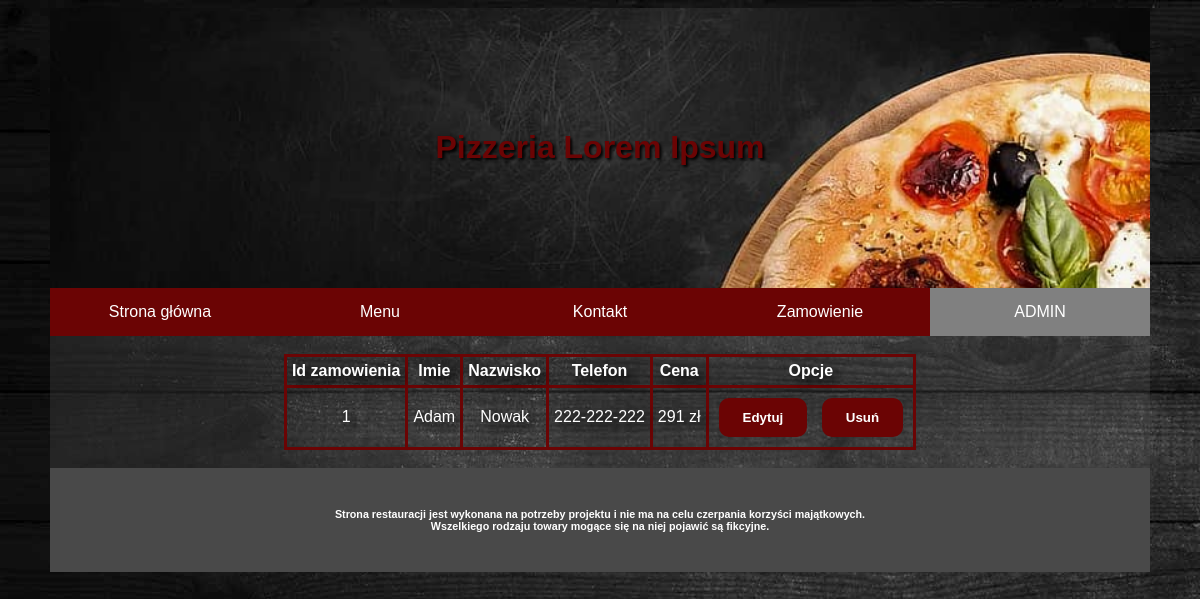
The app's page /PHP/admin.php (signed in) with its own data.
### tables this page shows
CREATE TABLE `orders` (
  `id` int(11) NOT NULL,
  `client_id` int(11) NOT NULL,
  `total_price` int(11) NOT NULL
);

CREATE TABLE `client` (
  `id` int(11) NOT NULL,
  `name` varchar(50) NOT NULL,
  `surname` varchar(70) NOT NULL,
  `phone_number` varchar(11) NOT NULL,
  `city` varchar(50) NOT NULL,
  `street` varchar(50) NOT NULL,
  `building_number` int(11) NOT NULL,
  `apartment_number` int(11) DEFAULT NULL
);

### PHP/admin.php (the view, shortened to what this page needs)
<!DOCTYPE html>
<?php
@$conn= new mysqli('localhost','root','','pizzeria');
$menu="SELECT orders.id, name, surname, phone_number, total_price FROM orders JOIN client
 ON (orders.client_id = client.id);";
$result=$conn->query($menu);
?>
<html lang="en">
<head>
    <link rel="stylesheet" href="../css/style.css" />
</head>
<body>
    <div class="main">
        <header>
            <h1>Pizzeria Lorem Ipsum</h1>
        </header>
        <nav>
            <a class="menu" href="#" onClick="callReload('index.php', 'content', 'Trwa ładowanie strony...')">Strona główna</a>
            <a class="menu" href="#menu" onClick="callReload('menu.php', 'content', 'Trwa ładowanie strony...')">Menu</a>
            <a class="menu" href="#kontakt" onClick="callReload('contact.php', 'content', 'Trwa ładowanie strony...')">Kontakt</a>
            <a class="menu " href="#zamowienia" onClick="callReload('order.php', 'content', 'Trwa ładowanie strony...')">Zamowienie</a>
            <a class="menu active" href="#admin" onClick="callReload('admin.php', 'content', 'Trwa ładowanie strony...')">ADMIN</a>
        </nav>
        <br/>
            <table class="menu">
                <tr>
                    <td class = "admin"> <b> Id zamowienia </b> </td>
                    <td class = "admin"> <b> Imie </b> </td>
                    <td class = "admin"> <b> Nazwisko </b> </td>
                    <td class = "admin"> <b> Telefon </b> </td>
                    <td class = "admin"> <b> Cena </b> </td>
                    <td class = "admin"> <b> Opcje </b> </td>
                </tr>
        <?php
            while($row=$result->fetch_assoc())
            {
                echo "<tr>";
                echo "<td class = 'admin' name='iD'>${row['id']}</td>";
                echo "<td class = 'admin'>${row['name']}</td>";
                echo "<td class = 'admin'>${row['surname']}</td>";
                echo "<td class = 'admin'>${row['phone_number']}</td>";
                echo "<td class = 'admin'>${row['total_price']} zł</td>";
                $id = intval($row['id']);
                ?>
                <td class = 'admin'>
                <button onClick = "RedirectToEdit('<?=$id?>','content', 'Trwa ładowanie strony...')">Edytuj</button>
                <button onClick = "Delete('<?=$id?>')" >Usuń</button> </td>
                <?php
                echo "</tr>";
            }
        ?>
            </table>
            <br/>
        <footer>
            <h6>
            Strona restauracji jest wykonana na potrzeby projektu i nie ma na celu czerpania korzyści majątkowych. <br />
            Wszelkiego rodzaju towary mogące się na niej pojawić są fikcyjne. <br />
            </h6>
        </footer>
    </div>
</body>

### css/style.css (style rules this page uses)
div.main { text-align: center; max-width: 1100px; margin: 0 auto 0 auto; background-color: rgba(80,80,80,0.3); }
::placeholder { color: white; opacity: 0.85; }
td.admin { border:3px solid #6b0404; padding-left:5px; padding-right:5px; padding-top: 5px; padding-bottom:5px; text-align: center; }
table.menu { border-collapse: collapse; margin: auto; background-color: transparent; color: white; text-shadow: 5px 5px 10px black; }
nav { background-color: #6b0404; top: 0px; display: flex; width: 100%; }
a.menu { display: block; width: 100%; padding: 15px 30px; color: white; text-decoration: solid; }
a.active { background-color: gray; }
button { background-color: #6b0404; color: white; font-weight: bold; border: black; border-width: medium thin; padding: 12px 24px; margin: 5px; border-radius: 10px; }
header { background-image: url(../assets/T1.jpg); background-repeat: no-repeat; background-size: 1100px; padding:100px; background-position-y: 70%; color:#6b0404; text-shadow: 2px 2px 3px black; }
footer { padding: 15px; background-color: rgb(73, 73, 73); color: white; text-align: center; }

### records on screen
orders: id "1", name "Adam", surname "Nowak", phone_number "222-222-222", total_price "291"
